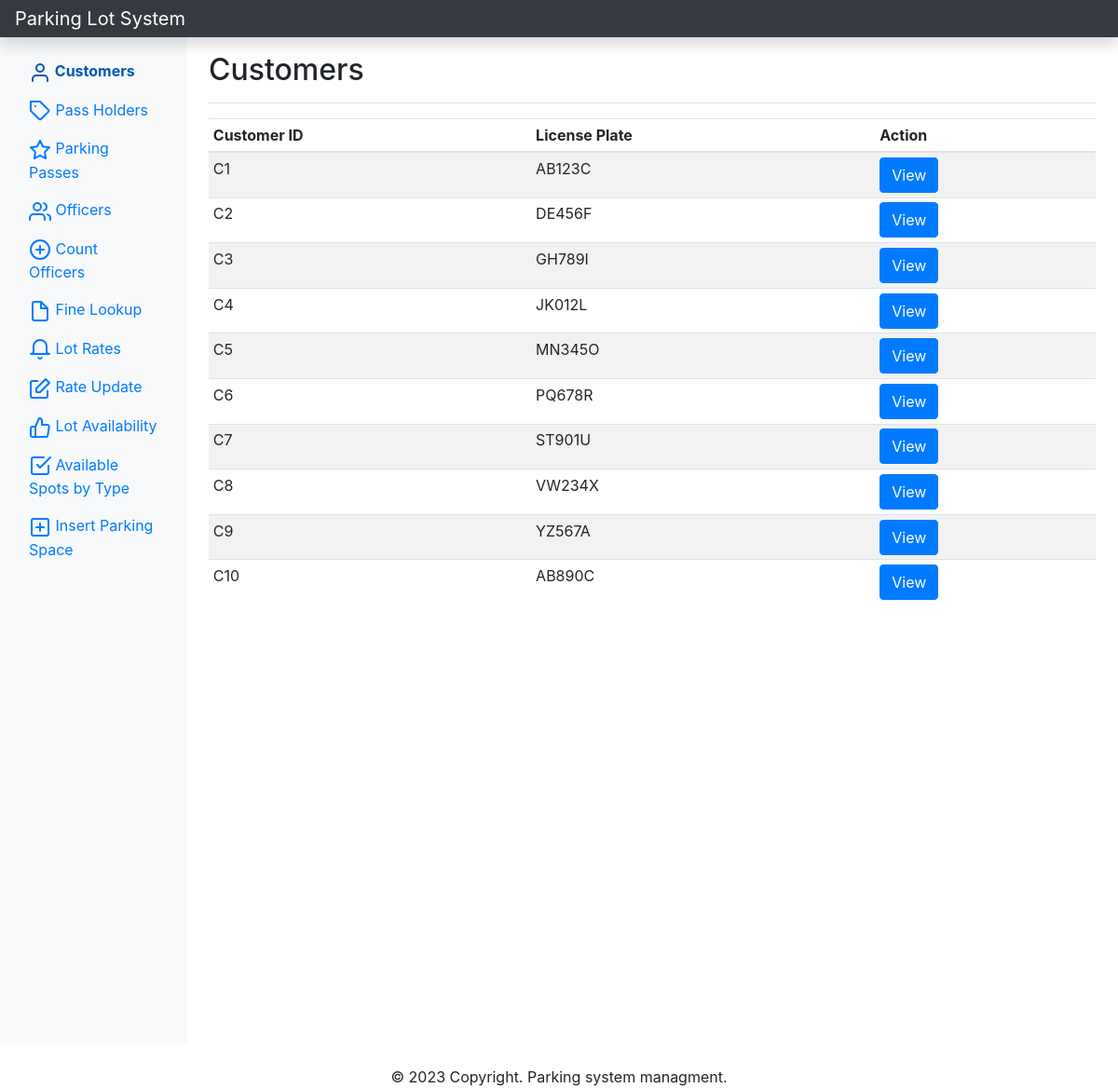
The page /customers.php on the database its author committed.
### tables this page shows
CREATE TABLE Customer
(
    Customer_ID Char(255),
    License_Plate Char(255) NOT NULL,
    Primary Key (Customer_ID)
);

### htdocs/lib/Template.php (called while the page is built, shortened)
<?php
class Template{
    protected $template;
    public function __construct($template) {
        $this->template = $template;
    }
    public function __toString() {
        include basename($this->template);
        return ob_get_clean();
    }
}

### htdocs/lib/Database.php (called while the page is built, shortened)
<?php
class Database {
    private $host = 'localhost';
    private $username = 'root';
    private $password = 'senghak096';
    private $dbname = 'parking_lot';
    private $dbh;
    private $stmt;
    public function __construct() {
        $dsn = 'mysql:host=' .$this->host. ';dbname='. $this->dbname;
        $options = array(
            PDO::ATTR_PERSISTENT => true,
            PDO::ATTR_ERRMODE => PDO::ERRMODE_EXCEPTION
        );
        try {
            $this->dbh = new PDO($dsn, $this->username, $this->password, $options);
        } catch(PDOException $e) {
            $this->error = $e->getMessage();
        }
    }
    public function query($query){
        $this->stmt = $this->dbh->prepare($query);
    }
    public function execute() {
        try {
            return $this->stmt->execute();
        } catch (PDOException $e) {
            $this->error = $e->getMessage();
        }
    }
    public function resultSet(){
        $this->execute();
        return $this->stmt->fetchAll(PDO::FETCH_OBJ);
    }
}

### htdocs/lib/Customer.php (called while the page is built, shortened)
<?php
class Customer{
    private $db;
    public function __construct()
    {
        $this->db = new Database;
    }
    public function getAllCustomers(){
        $this->db->query("
            SELECT *
            FROM Customer
            ORDER BY LENGTH(Customer_ID), Customer_ID;
        ");
        $results = $this->db->resultSet();
        return $results;
    }
}

### htdocs/templates/allCustomersTemplate.php (the view)
<?php include 'inc/header.php'; ?>
<?php include 'inc/sidebar.php'; ?>
<main role="main" class="col-md-9 ml-sm-auto col-lg-10 px-md-4">
    <div class="d-flex justify-content-between flex-wrap flex-md-nowrap align-items-center pt-3 pb-2 mb-3 border-bottom">
        <h1 class="h2">Customers</h1>
    </div>
    <div class="customer-table table-responsive">
        <table class="table table-striped table-sm">
            <thead>
                <tr>
                    <th>Customer ID</th>
                    <th>License Plate</th>
                    <th>Action</th>
                </tr>
            </thead>
            <?php foreach ($customers as $customer) : ?>
                <tr>
                    <td><?php echo $customer->Customer_ID; ?></td>
                    <td><?php echo $customer->License_Plate; ?></td>
                    <td>
                        <a class="btn btn-primary" href="customer.php?id=<?php echo $customer->Customer_ID; ?>">View</a>
                    </td>
                </tr>
            <?php endforeach; ?>
        </table>
    </div>
</main>
<?php include 'inc/footer.php'; ?>

### htdocs/customers.php (shortened to what this page needs)
<?php
$customer = new Customer;
$template = new Template('templates/allCustomersTemplate.php');
$template -> title = 'Customers';
$template -> customers = $customer->getAllCustomers();
echo $template;

### htdocs/templates/inc/header.php (shortened to what this page needs)
<!DOCTYPE html>
<html lang="en">
<head>
  <link rel="stylesheet" href="https://stackpath.bootstrapcdn.com/bootstrap/4.5.0/css/bootstrap.min.css">
  <link rel="stylesheet" href="styles/styles.css">
</head>
<body>
  <nav class="navbar navbar-dark sticky-top bg-dark flex-md-nowrap p-0 shadow">
    <a class="navbar-brand col-md-3 col-lg-2 mr-0 px-3" href="index.php">Parking Lot System</a>
  </nav>
  <div class="container-fluid">
    <div class="row">

### htdocs/templates/inc/sidebar.php (shortened to what this page needs)
<nav id="sidebarMenu" class="col-md-3 col-lg-2 d-md-block bg-light sidebar collapse" style="min-height: 1080px">
  <div class="sidebar-sticky pt-3">
    <ul class="nav flex-column">
      <li class="nav-item">
        <a class="nav-link" href="customers.php">
        <svg xmlns="http://www.w3.org/2000/svg" width="24" height="24" viewBox="0 0 24 24" fill="none" stroke="currentColor" stroke-width="2" stroke-linecap="round" stroke-linejoin="round" class="feather feather-activity"><path d="M20 21v-2a4 4 0 0 0-4-4H8a4 4 0 0 0-4 4v2"></path><circle cx="12" cy="7" r="4"></circle></svg>            <path d="M17 21v-2a4 4 0 0 0-4-4H5a4 4 0 0 0-4 4v2"></path>
          Customers <span class="sr-only">(current)</span>
        </a>
      </li>
      <li class="nav-item">
        <a class="nav-link" href="passholder.php">
         Pass Holders <span class="sr-only">(current)</span>
        </a>
      </li>
      <li class="nav-item">
        <a class="nav-link" href="parkingpass.php">
          Parking Passes <span class="sr-only">(current)</span>
        </a>
      </li>
      <li class="nav-item">
        <a class="nav-link" href="officer.php">
          Officers
        </a>
      </li>
      <li class="nav-item">
        <a class="nav-link" href="countofficers.php">
          Count Officers
        </a>
      </li>
      <li class="nav-item">
        <a class="nav-link" href="fine.php">
          Fine Lookup
        </a>
      </li>
      <li class="nav-item">
        <a class="nav-link" href="rate.php">
        <svg xmlns="http://www.w3.org/2000/svg" width="24" height="24" viewBox="0 0 24 24" fill="none" stroke="currentColor" stroke-width="2" stroke-linecap="round" stroke-linejoin="round" class="feather feather-activity"><path d="M22 17H2a3 3 0 0 0 3-3V9a7 7 0 0 1 14 0v5a3 3 0 0 0 3 3zm-8.27 4a2 2 0 0 1-3.46 0"></path></svg>
                 Lot Rates
        </a>
      </li>
      <li class="nav-item">
        <a class="nav-link" href="rateUpdate.php">
          Rate Update
        </a>
      </li>
      <li class="nav-item">
        <a class="nav-link" href="availablelots.php">
              Lot Availability
        </a>
      </li>
      <li class="nav-item">
        <a class="nav-link" href="selectparkingspace.php">
                 Available Spots by Type
        </a>
      </li>
      <li class="nav-item">
        <a class="nav-link" href="insertparkingspace.php">
              Insert Parking Space
        </a>
      </li>
  </div>
</nav>

### htdocs/templates/inc/footer.php
            </div>
        </div>
    </body>
</html>
<html>
<body>
<div style="text-align: center;">
   <br> © <?php echo date("Y"); ?> Copyright. Parking system managment.
</div>
</body>
</html>

### htdocs/styles/styles.css (style rules this page uses)
.active { color: #0056b3; font-weight: bold; }

### rows shown on the page
customer: Customer_ID "C1", License_Plate "AB123C"
customer: Customer_ID "C2", License_Plate "DE456F"
customer: Customer_ID "C3", License_Plate "GH789I"
customer: Customer_ID "C4", License_Plate "JK012L"
customer: Customer_ID "C5", License_Plate "MN345O"
customer: Customer_ID "C6", License_Plate "PQ678R"
customer: Customer_ID "C7", License_Plate "ST901U"
customer: Customer_ID "C8", License_Plate "VW234X"
customer: Customer_ID "C9", License_Plate "YZ567A"
customer: Customer_ID "C10", License_Plate "AB890C"
